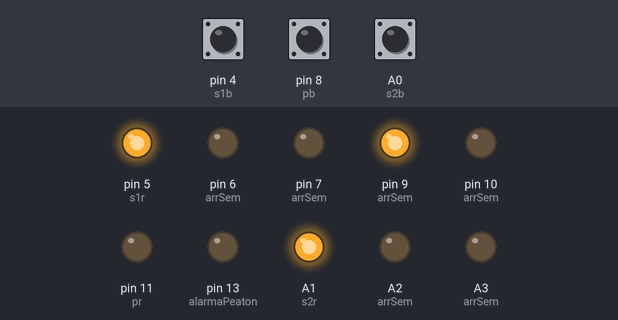
Bench run of a sketch on a simulated Arduino Uno, built with avr-gcc and run on an emulated ATmega328P. On the bench: output pins drawn as LEDs (lit = HIGH). Inputs (shaded band) come from the test bench; at power-on: pin 4 (s1b) HIGH, pin 8 (pb) HIGH, A0 (s2b) HIGH.

Above: at 1.3 s.
1.4 s: pin 4 (s1b) pulled LOW for 0.3 s
At 1.9 s:
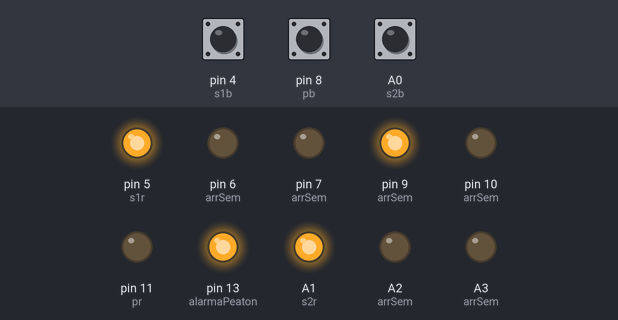
3.5 s: pin 4 (s1b) pulled LOW for 3.2 s
At 8.2 s:
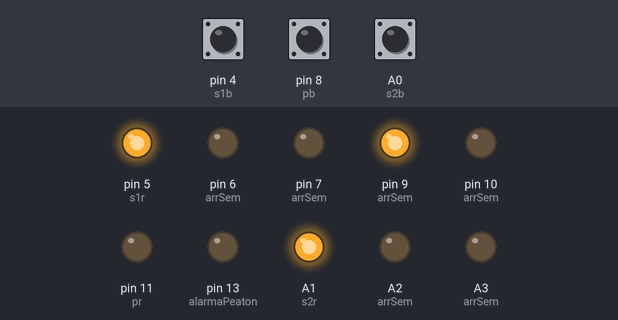
8.5 s: pin 8 (pb) pulled LOW for 3.2 s
At 35.8 s:
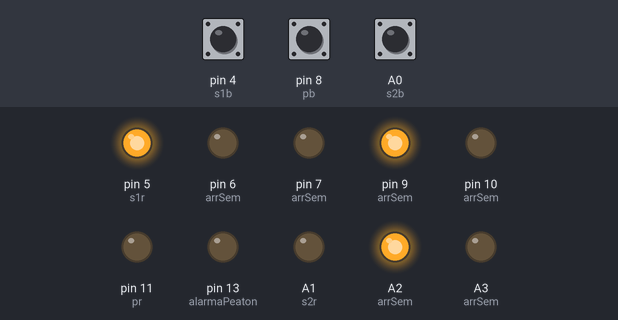
Timing chart, 0 to 51.5 s (numbered marks = the images above; inputs shaded):
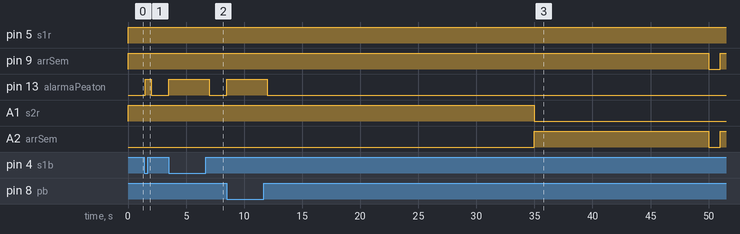

The sketch:

S_maforo.ino
```cpp
/********************************************
	Para el desarrollo de este desafío se han
se ha partido de las premisas enunciadas a
continuación:

1- Se cosidera, interpretado de los comentarios
del profesor, que los semaforos permiten ingresar
a las avenidas secundarios solo saliendo por la
derecha, más no por la izquierda (Practica muy
empleada en la cidudad donde vivo). Mientras que
desde las avenidas secuandarias se puede ingresar
a la principal girando tanto a izquierda como a
derecha.

2- Esto nos deja con un sistema de semáforos de 3
movimientos. Una secuencia para la avenidad principal
(en ambos sentidos) y dos secuanecias independientes
para cada avendida secuandaria.

3- Se ha tomado como tiempo de espera para cada
semáforo 60s (35s en rojo, 15s en amarillo y 10s
en parpadeo amarillo). La luz verde se mantendrá
estatica por 50s y luego parapadeara por otros 10s.

4- Si un peaton pulsase el botón de cruce, deberá esperar
a que la secuancia en ejecucución se detenga, y luego
tendrá 25s para cruzar la calle.

Reto: Crea tu semáforo con Arduino
Curso: Fundamentos de Desarrollo de Hardware con Arduino
Profesor: Ricardo Celis
Alumno: Marcel Nahir Samur
Fecha: 25/10/2020
********************************************************/


// Avenida ppal.
const int pr = 11;
const int pa = 10;
const int pv = 9;
const int pb = 8;

//Avenida sec. 1
const int s1r = 5;
const int s1a = 6;
const int s1v = 7;
const int s1b = 4;

//Avenida sec. 2
const int s2r = A1;
const int s2a = A2;
const int s2v = A3;
const int s2b = A0;

const int arrSem[9] = {pr, pa, pv, s1r, s1a, s1v, s2r, s2a, s2v}; // Arreglo de LEDs
const int alarmaPeaton = 13; //Alarma de peatones


//Duración de las luces (en Milisegundos)
unsigned int drs = 35000;
unsigned int das = 15000;
unsigned int dap = 10000;
unsigned int dbs = 25000;

bool btnFlag = false;
int status;

void setup()
{
  Serial.begin(9600);
  //Luces
  for (int i = 0 ; i < 9 ; i++)
    pinMode(arrSem[i], OUTPUT);

  //Pulsadores
  pinMode(pb, INPUT_PULLUP);
  pinMode(s1b, INPUT_PULLUP);
  pinMode(s2b, INPUT_PULLUP);

  //Alarma
  pinMode(alarmaPeaton, OUTPUT);

}

void loop()
{
  // Los estados son 4, 3 p/circulacion vehicular y 1 para cruce de peatones
  status = 1;

  for (int j = 0 ; j < 3 ; j++) //Ejecutamos las 3 secuencias de semáforos
  {
  	secuencia();

    // Se evalua en cada iteración si algun peaton ha oprimido el pulsador
    if (btnFlag == true)
    {
      	for (int k = 0 ; k < 9 ; k++)
        {
   		digitalWrite(arrSem[k], LOW); // Semáforos apagados
        }
    	digitalWrite(pr, HIGH);  //Todos los semáforos
    	digitalWrite(s1r, HIGH); // vehiculares
    	digitalWrite(s2r, HIGH); // en rojo
      	digitalWrite(alarmaPeaton, HIGH); // Semáforos peatonales
    	delay(dbs);

      	status++; // Se pasa a la siguiente secuencia
      	btnFlag = false; // Se desactiva la señal peatonal
    }
    else
    {
      status++; // Se pasa a la siguiente secuencia
    }
  }
}

/* Se utiliza el parpadeo de los LEDs verde
   y amarillo para indicar un cambio de estado inminente*/
int atencion(int at1,int at2,int at3)
{
  for (int f = 0 ; f < 5 ; f++) // Para generar el parpadeo
  {
  digitalWrite(at1, LOW);
  digitalWrite(at2, LOW);
  digitalWrite(at3, HIGH);
  peaton(1000);
  digitalWrite(at1, HIGH);
  digitalWrite(at2, HIGH);
  digitalWrite(at3, HIGH);
  peaton(1000);
  }
}
// Estado de circulación libre o detención total
int estatico(int static1,int static2,int static3,int static4)
{
  digitalWrite(static1, HIGH);
  digitalWrite(static2, HIGH);
  digitalWrite(static3, HIGH);
  peaton(drs);
  digitalWrite(static3, LOW);
  digitalWrite(static4, HIGH);
  peaton(das);
}

/* Función para ejecutar los 3 posibles estados
   de los semáforos vehiculares */
int secuencia()
{
  for (int g = 0 ; g < 9 ; g++)
    digitalWrite(arrSem[g], LOW); // Semáforos apagados

  switch (status)
  {
    case 1:
    	estatico(pv, s1r, s2r, s2a);
    	atencion(pv, s2a, s1r);
    	break;
    case 2:
    	estatico(s2v, pr, s1r, s1a);
    	atencion(s2v, s1a, pr);
    	break;
    case 3:
    	estatico(s1v, s2r, pr, pa);
    	atencion(s1v, pa, s2r);
    	break;
    default:
    	Serial.println("Error! Contacte a soporte técnico");
    	break;
  }
}

/* Se utiliza esta función para comprobar si un
   peaton ha pulsado el boton */
bool peaton(unsigned int dFrac)
{
  int dRes = 250; //Resolución, utilizado p/ dividir el retardo
  dFrac = dFrac/dRes;
  for (int dBtn = 0 ; dBtn < dFrac ; dBtn++)
  {
  	if (digitalRead(pb) == LOW || digitalRead(s1b) == LOW || digitalRead(s2b) == LOW)
  	{
    	btnFlag = true;
      	digitalWrite(alarmaPeaton, HIGH);
    	delay(dRes);
  	}
  	else
    {
  		delay(dRes);
      	digitalWrite(alarmaPeaton, LOW); // Indicador de peatones apagado
    }
  }
  return btnFlag; // Se retorna el valor que se evaluará
}				  // en la función principal 
```

Measured:
- after the input at 1.4 s, pin 13 (alarmaPeaton): LOW → HIGH after 0.10 s, → LOW 0.50 s later
- after the input at 3.5 s, pin 13 (alarmaPeaton): LOW → HIGH at once, → LOW 3.5 s later
- after the input at 8.5 s, pin 13 (alarmaPeaton): LOW → HIGH at once, → LOW 3.5 s later
